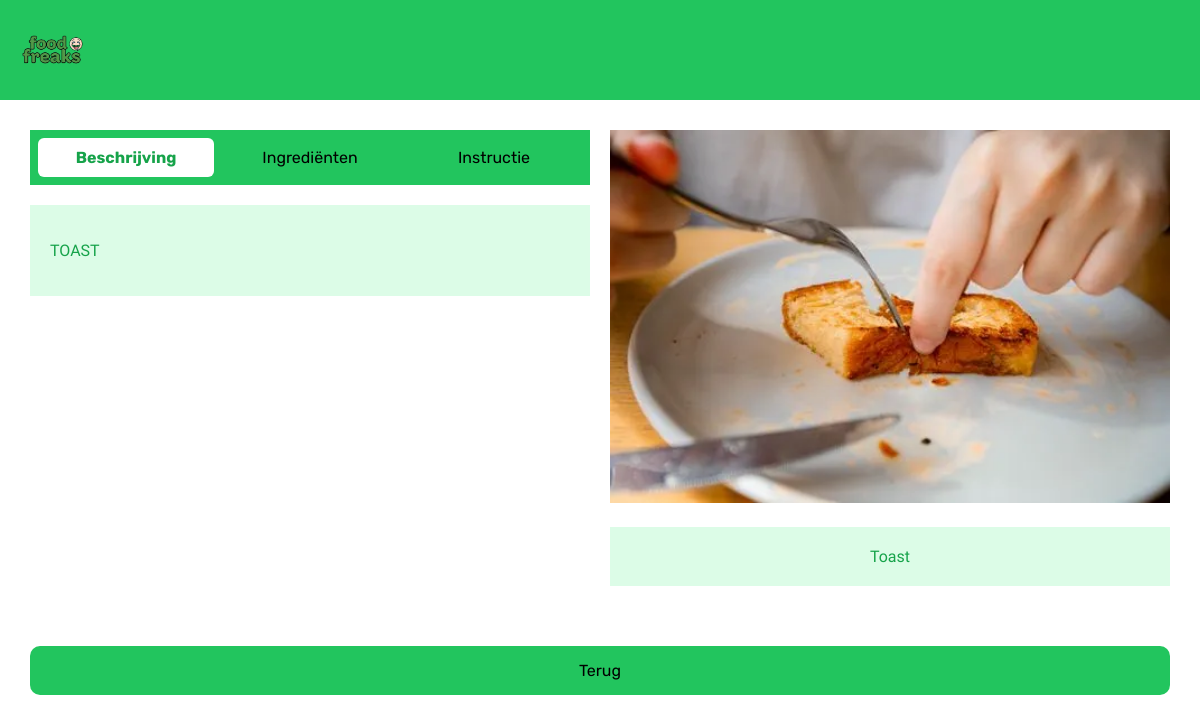
The page /recept_details.php?id=54 on the database its author committed.
### tables this page shows
CREATE TABLE `demo_recept` (
  `id` int NOT NULL AUTO_INCREMENT,
  `gerecht` varchar(30) NOT NULL,
  `beschrijving` text,
  `instructie` text,
  `ingredienten` text,
  `foto` blob,
  `categorie_id` int DEFAULT NULL,
  PRIMARY KEY (`id`),
  KEY `categorie_id` (`categorie_id`),
  CONSTRAINT `demo_recept_ibfk_1` FOREIGN KEY (`categorie_id`) REFERENCES `categorie` (`id`)
);

### recept_details.php (called while the page is built, shortened)
<?php
require __DIR__ . '/config.php';
$id  = $_GET['id'];
$tab = $_GET['tab'] ?? 'beschrijving';
$stmt = $conn->prepare("SELECT * FROM demo_recept WHERE id = :id");
$stmt->execute(['id' => $id]);
$recept = $stmt->fetch();
include __DIR__ . '/view/details_view.php';

### view/details_view.php (the view, shortened to what this page needs)
<!doctype html>
<html lang="nl">
<head>
    <link href="style.css" rel="stylesheet">
</head>
<body>
<header>
    <img src="assets/logo.png" alt="Logo">
</header>
<div class="details">
    <div class="helft">
        <div class="tabs">
            <a href="?id=<?= $recept['id'] ?>&tab=beschrijving" class="<?= $tab == 'beschrijving' ? 'actief' : '' ?>">Beschrijving</a>
            <a href="?id=<?= $recept['id'] ?>&tab=ingredienten" class="<?= $tab == 'ingredienten' ? 'actief' : '' ?>">Ingrediënten</a>
            <a href="?id=<?= $recept['id'] ?>&tab=instructie" class="<?= $tab == 'instructie' ? 'actief' : '' ?>">Instructie</a>
        </div>
        <div class="vak">
            <p><?= htmlspecialchars($recept[$tab]) ?></p>
        </div>
    </div>
    <div class="helft">
        <img src="assets/<?= $recept['foto'] ?>" class="grote-foto">
        <div class="vak" style="text-align: center;">
            <?= htmlspecialchars($recept['gerecht']) ?>
        </div>
    </div>
</div>
<div class="midden">
    <a href="include/recept.php" class="knop">Terug</a>
</div>
</body>
</html>

### style.css (style rules this page uses)
body { margin: 0; font-family: Arial; min-height: 100vh; background-image: url(assets/food-background.jpg); background-size: cover; background-position: center; background-attachment: fixed; }
* { font-family: 'Lexend', sans-serif; }
.knop, .filter, .tabs a { font-family: 'Rubik', sans-serif; }
header { font-family: 'Pixelify Sans', sans-serif; }
a { color: black; text-decoration: none; }
header { display: flex; justify-content: space-between; align-items: center; background-color: #22c55e; padding: 10px; }
header img { height: 80px; }
.knop { display: flex; justify-content: center; background-color: #22c55e; padding: 15px; border: none; border-radius: 10px; }
.midden { text-align: center; padding: 30px; }
.details { display: flex; gap: 20px; padding: 30px; }
.helft { width: 50%; }
.tabs { display: flex; justify-content: space-between; background-color: #22c55e; padding: 8px; gap: 8px; }
.tabs a { flex: 1; text-align: center; padding: 10px; border-radius: 6px; }
.tabs a.actief { background-color: white; color: #16a34a; font-weight: bold; }
.vak { background-color: #dcfce7; padding: 20px; margin-top: 20px; color: #16a34a; }
.grote-foto { width: 100%; }

### rows shown on the page
demo_recept: beschrijving "TOAST", foto (picture), gerecht "Toast"
